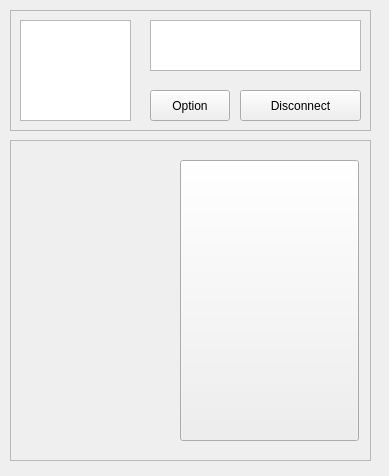
<?xml version="1.0" encoding="UTF-8"?>
<ui version="4.0">
 <class>Widget</class>
 <widget class="QWidget" name="Widget">
  <property name="geometry">
   <rect>
    <x>0</x>
    <y>0</y>
    <width>389</width>
    <height>476</height>
   </rect>
  </property>
  <property name="sizePolicy">
   <sizepolicy hsizetype="Fixed" vsizetype="Fixed">
    <horstretch>0</horstretch>
    <verstretch>0</verstretch>
   </sizepolicy>
  </property>
  <property name="minimumSize">
   <size>
    <width>389</width>
    <height>476</height>
   </size>
  </property>
  <property name="maximumSize">
   <size>
    <width>389</width>
    <height>476</height>
   </size>
  </property>
  <property name="windowTitle">
   <string>Widget</string>
  </property>
  <widget class="QFrame" name="frame">
   <property name="geometry">
    <rect>
     <x>10</x>
     <y>140</y>
     <width>361</width>
     <height>321</height>
    </rect>
   </property>
   <property name="frameShape">
    <enum>QFrame::StyledPanel</enum>
   </property>
   <property name="frameShadow">
    <enum>QFrame::Raised</enum>
   </property>
   <widget class="QPushButton" name="pushButton">
    <property name="geometry">
     <rect>
      <x>170</x>
      <y>20</y>
      <width>179</width>
      <height>281</height>
     </rect>
    </property>
    <property name="text">
     <string/>
    </property>
   </widget>
   <widget class="Bank" name="bank">
    <property name="geometry">
     <rect>
      <x>10</x>
      <y>10</y>
      <width>151</width>
      <height>311</height>
     </rect>
    </property>
    <property name="text">
     <string/>
    </property>
    <property name="pixmap">
     <pixmap resource="res.qrc">:/new/prefix1/bank.jpg</pixmap>
    </property>
   </widget>
  </widget>
  <widget class="QFrame" name="frame_2">
   <property name="geometry">
    <rect>
     <x>10</x>
     <y>10</y>
     <width>361</width>
     <height>121</height>
    </rect>
   </property>
   <property name="frameShape">
    <enum>QFrame::StyledPanel</enum>
   </property>
   <property name="frameShadow">
    <enum>QFrame::Raised</enum>
   </property>
   <widget class="QTextBrowser" name="textBrowser">
    <property name="geometry">
     <rect>
      <x>140</x>
      <y>10</y>
      <width>211</width>
      <height>51</height>
     </rect>
    </property>
    <property name="sizePolicy">
     <sizepolicy hsizetype="Minimum" vsizetype="Minimum">
      <horstretch>0</horstretch>
      <verstretch>0</verstretch>
     </sizepolicy>
    </property>
   </widget>
   <widget class="QPushButton" name="pushButton_2">
    <property name="geometry">
     <rect>
      <x>230</x>
      <y>80</y>
      <width>121</width>
      <height>31</height>
     </rect>
    </property>
    <property name="text">
     <string>Disconnect</string>
    </property>
   </widget>
   <widget class="Money" name="graphicsView">
    <property name="geometry">
     <rect>
      <x>10</x>
      <y>10</y>
      <width>111</width>
      <height>101</height>
     </rect>
    </property>
   </widget>
   <widget class="QPushButton" name="pushButton_3">
    <property name="geometry">
     <rect>
      <x>140</x>
      <y>80</y>
      <width>80</width>
      <height>31</height>
     </rect>
    </property>
    <property name="text">
     <string>Option</string>
    </property>
   </widget>
  </widget>
 </widget>
 <layoutdefault spacing="6" margin="11"/>
 <customwidgets>
  <customwidget>
   <class>Bank</class>
   <extends>QLabel</extends>
   <header>bank.h</header>
  </customwidget>
  <customwidget>
   <class>Money</class>
   <extends>QGraphicsView</extends>
   <header>money.h</header>
  </customwidget>
 </customwidgets>
 <resources>
  <include location="res.qrc"/>
 </resources>
 <connections/>
</ui>
